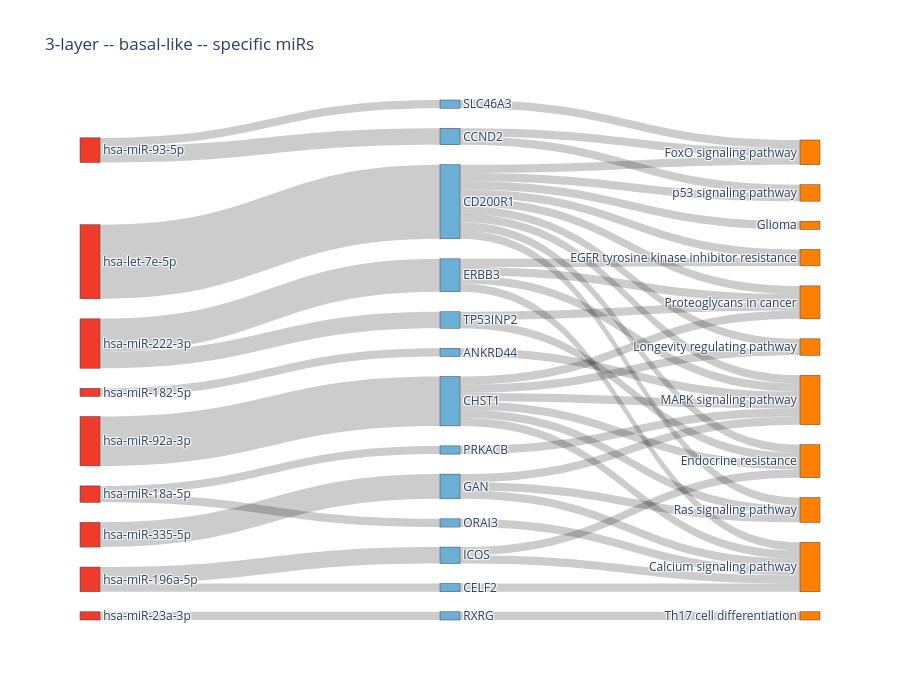
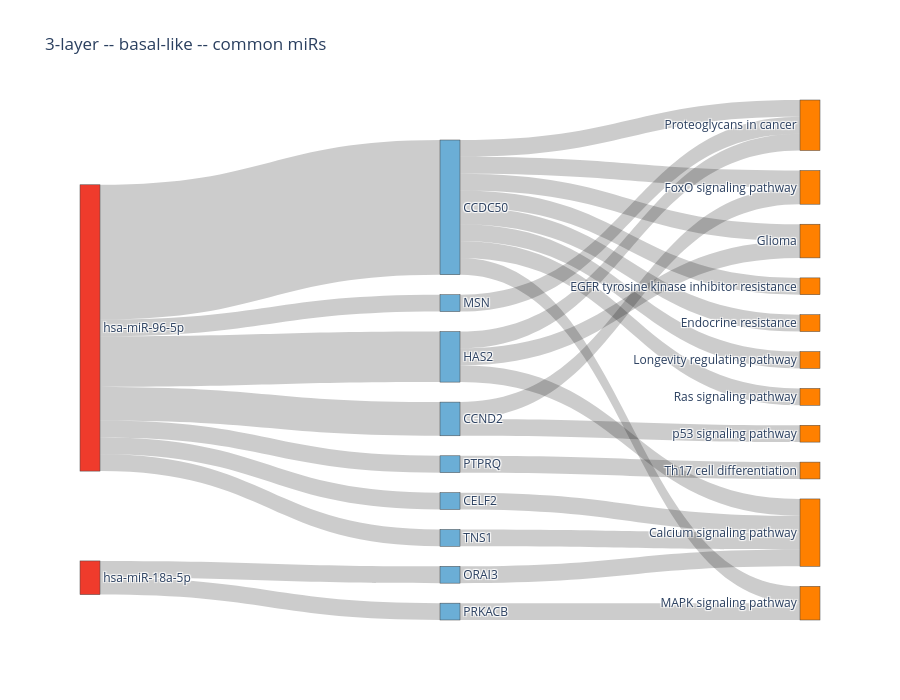
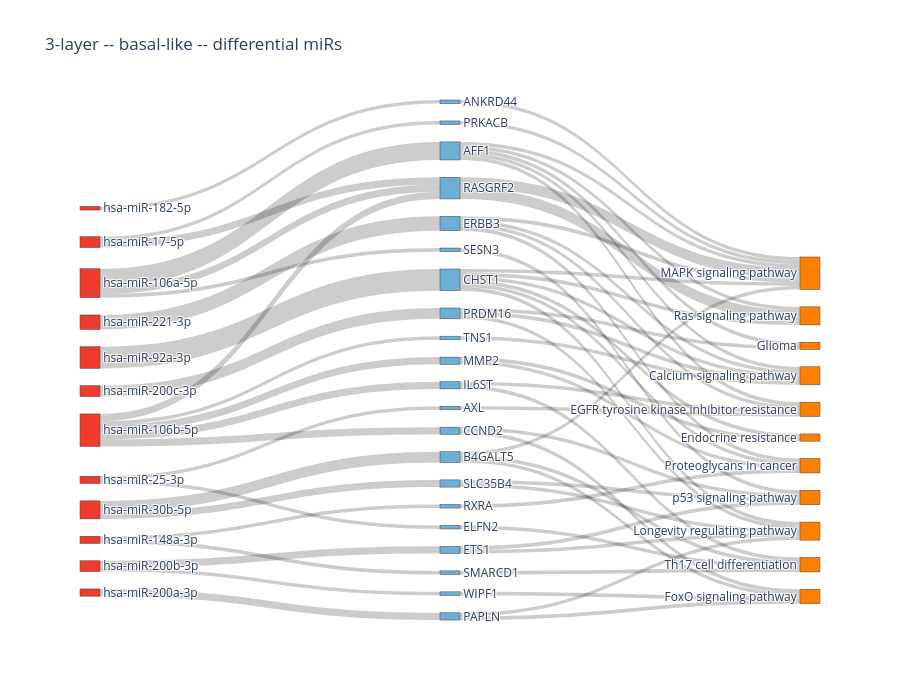
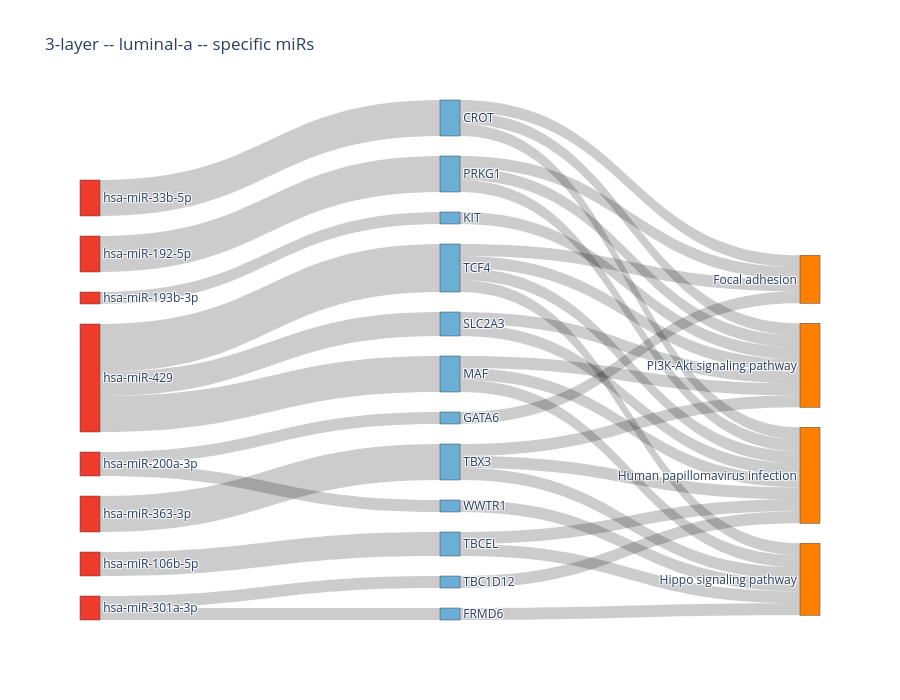

The notebook cell these images were saved under, in order:
### Code cell
df_groups_filtered = df_groups.copy()

for group in df_groups_filtered.keys():
    for classif in df_groups_filtered[group].keys():
        df_groups_filtered[group][classif]['analysis'] = \
            df_groups_filtered[group][classif]['analysis'] \
            .query(
                '(target_label != "Transcriptional misregulation in cancer") '
                +  '& (target_label != "Pathways in cancer")'
            )
        
        three_layer_sankey(df_groups_filtered, group, classif, '_filtered-pathways')

### Figure 1 — Plotly figure (JSON) as saved in the notebook; plotly's stock layout.template omitted (floating-point values rounded to 4 significant figures)
{"data": [{"arrangement": "snap", "link": {"source": [0, 2, 2, 5, 5, 5, 5, 5, 5, 5, 5, 5, 12, 14, 14, 14, 14, 14, 14, 15, 15, 15, 15, 16, 16, 16, 17, 17, 18, 19, 20, 22, 23, 23, 24, 25, 26, 26, 27, 27, 28, 28, 29, 30, 31, 32, 32], "target": [1, 3, 4, 6, 7, 3, 8, 9, 1, 10, 11, 4, 13, 13, 7, 9, 1, 10, 11, 13, 6, 1, 10, 13, 1, 11, 13, 7, 13, 1, 21, 3, 7, 10, 5, 0, 18, 19, 12, 17, 15, 23, 20, 16, 14, 2, 22], "value": [1, 1, 1, 1, 1, 1, 1, 1, 1, 1, 1, 1, 1, 1, 1, 1, 1, 1, 1, 1, 1, 1, 1, 1, 1, 1, 1, 1, 1, 1, 1, 1, 1, 1, 9, 1, 1, 1, 1, 2, 4, 2, 1, 3, 6, 2, 1]}, "node": {"color": ["#6BAED6", "#FF8000", "#6BAED6", "#FF8000", "#FF8000", "#6BAED6", "#FF8000", "#FF8000", "#FF8000", "#FF8000", "#FF8000", "#FF8000", "#6BAED6", "#FF8000", "#6BAED6", "#6BAED6", "#6BAED6", "#6BAED6", "#6BAED6", "#6BAED6", "#6BAED6", "#FF8000", "#6BAED6", "#6BAED6", "#EF3B2C", "#EF3B2C", "#EF3B2C", "#EF3B2C", "#EF3B2C", "#EF3B2C", "#EF3B2C", "#EF3B2C", "#EF3B2C"], "label": ["ANKRD44", "MAPK signaling pathway", "CCND2", "FoxO signaling pathway", "p53 signaling pathway", "CD200R1", "EGFR tyrosine kinase inhibitor resistance", "Endocrine resistance", "Glioma", "Longevity regulating pathway", "Proteoglycans in cancer", "Ras signaling pathway", "CELF2", "Calcium signaling pathway", "CHST1", "ERBB3", "GAN", "ICOS", "ORAI3", "PRKACB", "RXRG", "Th17 cell differentiation", "SLC46A3", "TP53INP2", "hsa-let-7e-5p", "hsa-miR-182-5p", "hsa-miR-18a-5p", "hsa-miR-196a-5p", "hsa-miR-222-3p", "hsa-miR-23a-3p", "hsa-miR-335-5p", "hsa-miR-92a-3p", "hsa-miR-93-5p"], "pad": 20, "thickness": 20, "x": [0.5, 1, 0.5, 1, 1, 0.5, 1, 1, 1, 1, 1, 1, 0.5, 1, 0.5, 0.5, 0.5, 0.5, 0.5, 0.5, 0.5, 1, 0.5, 0.5, 0, 0, 0, 0, 0, 0, 0, 0, 0]}, "type": "sankey"}], "layout": {"font": {"size": 12}, "height": 700, "title": {"text": "3-layer -- basal-like -- specific miRs"}}}

### Figure 2 — Plotly figure (JSON) as saved in the notebook; plotly's stock layout.template omitted (floating-point values rounded to 4 significant figures)
{"data": [{"arrangement": "snap", "link": {"source": [0, 0, 0, 0, 0, 0, 0, 0, 9, 9, 11, 13, 13, 13, 14, 15, 16, 17, 19, 20, 20, 21, 21, 21, 21, 21, 21, 21], "target": [1, 2, 3, 4, 5, 6, 7, 8, 3, 10, 12, 12, 4, 7, 7, 12, 6, 18, 12, 15, 16, 0, 9, 11, 13, 14, 17, 19], "value": [1, 1, 1, 1, 1, 1, 1, 1, 1, 1, 1, 1, 1, 1, 1, 1, 1, 1, 1, 1, 1, 8, 2, 1, 3, 1, 1, 1]}, "node": {"color": ["#6BAED6", "#FF8000", "#FF8000", "#FF8000", "#FF8000", "#FF8000", "#FF8000", "#FF8000", "#FF8000", "#6BAED6", "#FF8000", "#6BAED6", "#FF8000", "#6BAED6", "#6BAED6", "#6BAED6", "#6BAED6", "#6BAED6", "#FF8000", "#6BAED6", "#EF3B2C", "#EF3B2C"], "label": ["CCDC50", "EGFR tyrosine kinase inhibitor resistance", "Endocrine resistance", "FoxO signaling pathway", "Glioma", "Longevity regulating pathway", "MAPK signaling pathway", "Proteoglycans in cancer", "Ras signaling pathway", "CCND2", "p53 signaling pathway", "CELF2", "Calcium signaling pathway", "HAS2", "MSN", "ORAI3", "PRKACB", "PTPRQ", "Th17 cell differentiation", "TNS1", "hsa-miR-18a-5p", "hsa-miR-96-5p"], "pad": 20, "thickness": 20, "x": [0.5, 1, 1, 1, 1, 1, 1, 1, 1, 0.5, 1, 0.5, 1, 0.5, 0.5, 0.5, 0.5, 0.5, 1, 0.5, 0, 0]}, "type": "sankey"}], "layout": {"font": {"size": 12}, "height": 700, "title": {"text": "3-layer -- basal-like -- common miRs"}}}

### Figure 3 — Plotly figure (JSON) as saved in the notebook; plotly's stock layout.template omitted (floating-point values rounded to 4 significant figures)
{"data": [{"arrangement": "snap", "link": {"source": [0, 0, 0, 0, 0, 6, 7, 8, 8, 8, 11, 11, 13, 13, 13, 13, 13, 13, 17, 18, 18, 18, 18, 19, 19, 20, 20, 21, 21, 22, 22, 23, 23, 23, 24, 25, 25, 26, 27, 28, 28, 29, 30, 31, 32, 32, 32, 33, 33, 33, 33, 33, 34, 34, 35, 35, 36, 37, 38, 38, 39, 40, 41, 41, 42, 42, 43], "target": [1, 2, 3, 4, 5, 4, 2, 9, 4, 10, 9, 12, 1, 14, 15, 4, 16, 5, 10, 1, 2, 4, 16, 15, 12, 2, 10, 14, 16, 9, 15, 1, 3, 15, 4, 4, 5, 16, 12, 15, 12, 10, 1, 9, 0, 25, 27, 11, 20, 21, 25, 30, 26, 29, 24, 25, 6, 22, 19, 31, 23, 18, 7, 17, 8, 28, 13], "value": [1, 1, 1, 1, 1, 1, 1, 1, 1, 1, 1, 1, 1, 1, 1, 1, 1, 1, 1, 1, 1, 1, 1, 1, 1, 1, 1, 1, 1, 1, 1, 1, 1, 1, 1, 3, 3, 1, 1, 1, 1, 1, 1, 1, 5, 2, 1, 2, 2, 2, 2, 1, 1, 1, 1, 2, 1, 2, 2, 1, 3, 4, 1, 1, 3, 2, 6]}, "node": {"color": ["#6BAED6", "#FF8000", "#FF8000", "#FF8000", "#FF8000", "#FF8000", "#6BAED6", "#6BAED6", "#6BAED6", "#FF8000", "#FF8000", "#6BAED6", "#FF8000", "#6BAED6", "#FF8000", "#FF8000", "#FF8000", "#6BAED6", "#6BAED6", "#6BAED6", "#6BAED6", "#6BAED6", "#6BAED6", "#6BAED6", "#6BAED6", "#6BAED6", "#6BAED6", "#6BAED6", "#6BAED6", "#6BAED6", "#6BAED6", "#6BAED6", "#EF3B2C", "#EF3B2C", "#EF3B2C", "#EF3B2C", "#EF3B2C", "#EF3B2C", "#EF3B2C", "#EF3B2C", "#EF3B2C", "#EF3B2C", "#EF3B2C", "#EF3B2C"], "label": ["AFF1", "Calcium signaling pathway", "EGFR tyrosine kinase inhibitor resistance", "Glioma", "MAPK signaling pathway", "Ras signaling pathway", "ANKRD44", "AXL", "B4GALT5", "FoxO signaling pathway", "Th17 cell differentiation", "CCND2", "p53 signaling pathway", "CHST1", "Endocrine resistance", "Longevity regulating pathway", "Proteoglycans in cancer", "ELFN2", "ERBB3", "ETS1", "IL6ST", "MMP2", "PAPLN", "PRDM16", "PRKACB", "RASGRF2", "RXRA", "SESN3", "SLC35B4", "SMARCD1", "TNS1", "WIPF1", "hsa-miR-106a-5p", "hsa-miR-106b-5p", "hsa-miR-148a-3p", "hsa-miR-17-5p", "hsa-miR-182-5p", "hsa-miR-200a-3p", "hsa-miR-200b-3p", "hsa-miR-200c-3p", "hsa-miR-221-3p", "hsa-miR-25-3p", "hsa-miR-30b-5p", "hsa-miR-92a-3p"], "pad": 20, "thickness": 20, "x": [0.5, 1, 1, 1, 1, 1, 0.5, 0.5, 0.5, 1, 1, 0.5, 1, 0.5, 1, 1, 1, 0.5, 0.5, 0.5, 0.5, 0.5, 0.5, 0.5, 0.5, 0.5, 0.5, 0.5, 0.5, 0.5, 0.5, 0.5, 0, 0, 0, 0, 0, 0, 0, 0, 0, 0, 0, 0]}, "type": "sankey"}], "layout": {"font": {"size": 12}, "height": 700, "title": {"text": "3-layer -- basal-like -- differential miRs"}}}

### Figure 4 — Plotly figure (JSON) as saved in the notebook; plotly's stock layout.template omitted (floating-point values rounded to 4 significant figures)
{"data": [{"arrangement": "snap", "link": {"source": [0, 0, 0, 4, 6, 7, 8, 8, 8, 9, 9, 9, 10, 10, 11, 12, 12, 13, 13, 13, 14, 14, 14, 14, 15, 16, 17, 18, 19, 19, 20, 20, 21, 22, 23, 23, 23], "target": [1, 2, 3, 5, 1, 3, 5, 2, 3, 1, 2, 3, 2, 3, 2, 5, 2, 5, 2, 3, 1, 5, 2, 3, 5, 12, 9, 7, 6, 15, 4, 11, 0, 13, 8, 10, 14], "value": [1, 1, 1, 1, 1, 1, 1, 1, 1, 1, 1, 1, 1, 1, 1, 1, 1, 1, 1, 1, 1, 1, 1, 1, 1, 2, 3, 1, 1, 1, 1, 1, 3, 3, 3, 2, 4]}, "node": {"color": ["#6BAED6", "#FF8000", "#FF8000", "#FF8000", "#6BAED6", "#FF8000", "#6BAED6", "#6BAED6", "#6BAED6", "#6BAED6", "#6BAED6", "#6BAED6", "#6BAED6", "#6BAED6", "#6BAED6", "#6BAED6", "#EF3B2C", "#EF3B2C", "#EF3B2C", "#EF3B2C", "#EF3B2C", "#EF3B2C", "#EF3B2C", "#EF3B2C"], "label": ["CROT", "Focal adhesion", "Human papillomavirus infection", "PI3K-Akt signaling pathway", "FRMD6", "Hippo signaling pathway", "GATA6", "KIT", "MAF", "PRKG1", "SLC2A3", "TBC1D12", "TBCEL", "TBX3", "TCF4", "WWTR1", "hsa-miR-106b-5p", "hsa-miR-192-5p", "hsa-miR-193b-3p", "hsa-miR-200a-3p", "hsa-miR-301a-3p", "hsa-miR-33b-5p", "hsa-miR-363-3p", "hsa-miR-429"], "pad": 20, "thickness": 20, "x": [0.5, 1, 1, 1, 0.5, 1, 0.5, 0.5, 0.5, 0.5, 0.5, 0.5, 0.5, 0.5, 0.5, 0.5, 0, 0, 0, 0, 0, 0, 0, 0]}, "type": "sankey"}], "layout": {"font": {"size": 12}, "height": 700, "title": {"text": "3-layer -- luminal-a -- specific miRs"}}}
